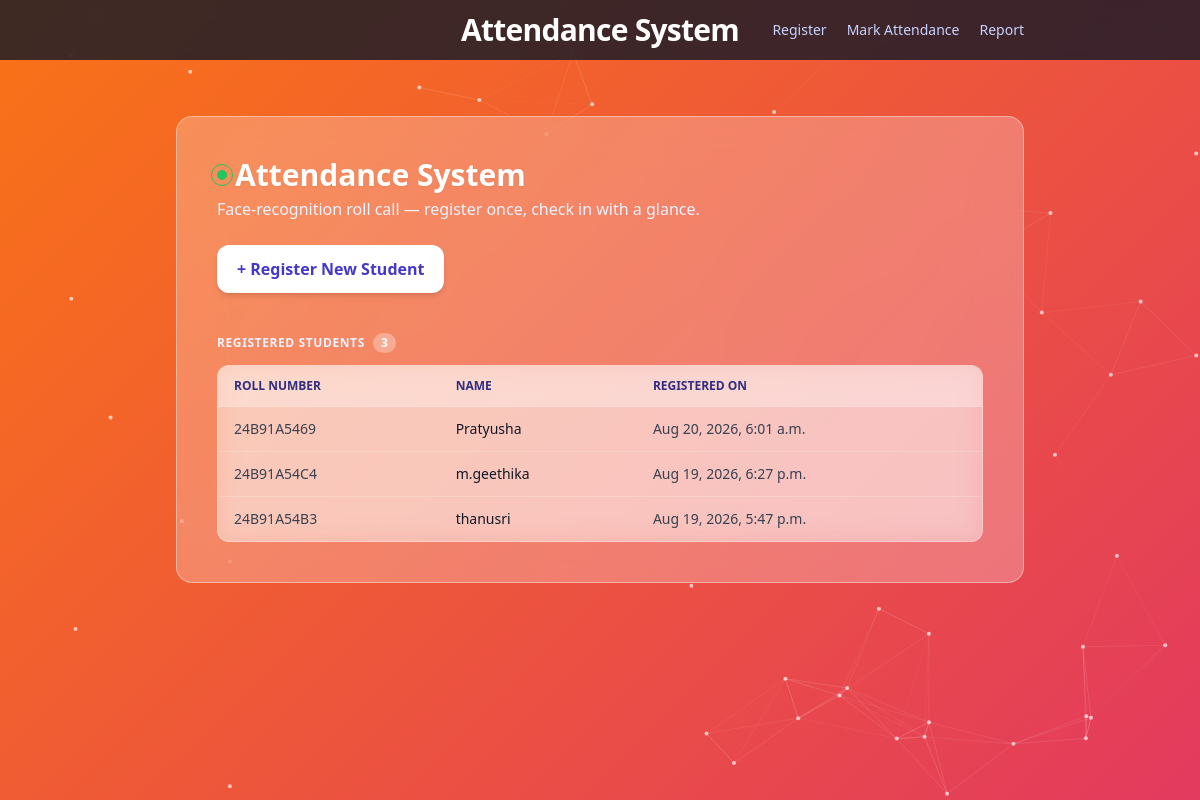
/home/, run on the app's committed database.
### attendance/models.py (models this page shows, shortened)
class Student(models.Model):
    username = models.CharField(
        max_length=100,
        unique=True,
        null=True,
        blank=True
    )
    name = models.CharField(max_length=100)
    roll_number = models.CharField(
        max_length=50,
        unique=True
    )
    registered_on = models.DateTimeField(
        auto_now_add=True
    )
    face_encoding = models.JSONField(
        null=True,
        blank=True
    )
    password = models.CharField(
        max_length=128,
        blank=True,
        null=True
    )

### attendance/views.py (the view)
# urls.py: path("home/", views.home, name="home"),
def home(request):
    students = Student.objects.all().order_by("-registered_on")
    return render(request, "attendance/home.html", {"students": students})

### attendance/templates/attendance/home.html (shortened to what this page needs)
<!doctype html>
<html lang="en">
<head>
    <script src="https://cdn.tailwindcss.com"></script>
</head>
<body class="min-h-screen relative">
    <canvas id="neuralCanvas"></canvas>
    <nav class="bg-gray-900/80 backdrop-blur sticky top-0 z-10 relative">
        <div class="max-w-4xl mx-auto px-4 sm:px-6 py-3 grid grid-cols-3 items-center">
            <a href="/" class="text-white font-bold text-2xl sm:text-3xl tracking-tight text-center">Attendance System</a>
            <div class="flex flex-wrap justify-end gap-x-5 gap-y-1 text-sm">
                <a href="/register/" class="text-indigo-200 hover:text-white transition">Register</a>
                <a href="/recognize/" class="text-indigo-200 hover:text-white transition">Mark Attendance</a>
                <a href="/report/" class="text-indigo-200 hover:text-white transition">Report</a>
            </div>
        </div>
    </nav>
    <div class="max-w-4xl mx-auto px-4 sm:px-6 py-10 sm:py-14 relative z-10">
        <div class="card-glow bg-white/25 backdrop-blur-xl border border-white/40 rounded-2xl p-6 sm:p-10 fade-in">
            <div class="flex items-center gap-2 mb-1">
                <span class="w-2.5 h-2.5 rounded-full bg-green-500 pulse-dot"></span>
                <h1 class="text-2xl sm:text-3xl font-bold text-white drop-shadow-sm">Attendance System</h1>
            </div>
            <p class="text-indigo-50 text-sm sm:text-base mb-6">
                Face-recognition roll call — register once, check in with a glance.
            </p>
            <a href="/register/"
               class="inline-flex items-center gap-2 bg-white text-indigo-700 font-semibold text-sm sm:text-base px-5 py-3 rounded-xl transition shadow-md hover:shadow-lg hover:-translate-y-0.5 hover:bg-indigo-50">
                + Register New Student
            </a>
            <div class="mt-10 mb-3 flex items-center gap-2">
                <h2 class="text-xs font-semibold uppercase tracking-wider text-indigo-50">Registered Students</h2>
                <span class="bg-white/30 text-white text-xs font-semibold px-2 py-0.5 rounded-full">
                    {{ students|length }}
                </span>
            </div>
            <div class="hidden sm:block border border-white/30 rounded-xl overflow-hidden bg-white/40 backdrop-blur-md">
                <table class="w-full text-sm">
                    <thead class="bg-white/30 text-indigo-900 uppercase text-xs">
                        <tr>
                            <th class="text-left px-4 py-3">Roll Number</th>
                            <th class="text-left px-4 py-3">Name</th>
                            <th class="text-left px-4 py-3">Registered On</th>
                        </tr>
                    </thead>
                    <tbody>
                        {% for student in students %}
                        <tr class="border-t border-white/20 hover:bg-white/30 transition">
                            <td class="px-4 py-3 text-gray-700">{{ student.roll_number }}</td>
                            <td class="px-4 py-3 font-medium text-gray-900">{{ student.name }}</td>
                            <td class="px-4 py-3 text-gray-700">{{ student.registered_on|date:"M j, Y, g:i a" }}</td>
                        </tr>
                        {% empty %}
                        <tr>
                            <td colspan="3" class="px-4 py-8 text-center text-gray-600">
                                No students registered yet — add the first one above.
                            </td>
                        </tr>
                        {% endfor %}
                    </tbody>
                </table>
            </div>
        </div>
    </div>
    <script>
        const canvas = document.getElementById('neuralCanvas');
        const ctx = canvas.getContext('2d');
        let width, height, particles;
        const PARTICLE_COUNT = 70;
        const MAX_DIST = 130;
        const SPEED = 0.35;
        function resize() {
            width = canvas.width = window.innerWidth;
            height = canvas.height = window.innerHeight;
        }
        window.addEventListener('resize', resize);
        resize();
        function initParticles() {
            particles = Array.from({ length: PARTICLE_COUNT }, () => ({
                x: Math.random() * width,
                y: Math.random() * height,
                vx: (Math.random() - 0.5) * SPEED,
                vy: (Math.random() - 0.5) * SPEED,
            }));
        }
        initParticles();
        const prefersReducedMotion = window.matchMedia('(prefers-reduced-motion: reduce)').matches;
        function drawFrame() {
            ctx.clearRect(0, 0, width, height);
            for (const p of particles) {
                if (!prefersReducedMotion) {
                    p.x += p.vx;
                    p.y += p.vy;
                    if (p.x < 0 || p.x > width) p.vx *= -1;
                    if (p.y < 0 || p.y > height) p.vy *= -1;
                }
                ctx.beginPath();
                ctx.arc(p.x, p.y, 2, 0, Math.PI * 2);
                ctx.fillStyle = 'rgba(255,255,255,0.65)';
                ctx.fill();
            }
            for (let i = 0; i < particles.length; i++) {
                for (let j = i + 1; j < particles.length; j++) {
                    const a = particles[i], b = particles[j];
                    const dx = a.x - b.x, dy = a.y - b.y;
                    const dist = Math.sqrt(dx * dx + dy * dy);
                    if (dist < MAX_DIST) {
                        ctx.beginPath();
                        ctx.moveTo(a.x, a.y);
                        ctx.lineTo(b.x, b.y);
                        ctx.strokeStyle = `rgba(255,255,255,${0.25 * (1 - dist / MAX_DIST)})`;
                        ctx.lineWidth = 1;
                        ctx.stroke();
                    }
                }
            }
            if (!prefersReducedMotion) {
                requestAnimationFrame(drawFrame);
            }
        }
        drawFrame();
    </script>
</body>
</html>

### attendance/templates/attendance/home.html (style rules this page uses)
body { background: linear-gradient(-45deg, #4c1d95, #7e22ce, #db2777, #f97316); background-size: 400% 400%; animation: gradientShift 18s ease infinite; min-height: 100vh; }
.fade-in { animation: rise 0.5s ease forwards; }
.pulse-dot { position: relative; }
.pulse-dot::after { content: ''; position: absolute; inset: -6px; border-radius: 9999px; border: 1.5px solid #22c55e; animation: pulse 2.2s ease-out infinite; }
.card-glow { animation: cardGlow 6s ease-in-out infinite; }
#neuralCanvas { position: fixed; top: 0; left: 0; width: 100%; height: 100%; z-index: 0; pointer-events: none; }

### data on the page
Student: roll_number "24B91A5469", name "Pratyusha", registered_on "Aug 20, 2026, 6:01 a.m."
Student: roll_number "24B91A54C4", name "m.geethika", registered_on "Aug 19, 2026, 6:27 p.m."
Student: roll_number "24B91A54B3", name "thanusri", registered_on "Aug 19, 2026, 5:47 p.m."

### other printed values
{{ students|length }} "3"
